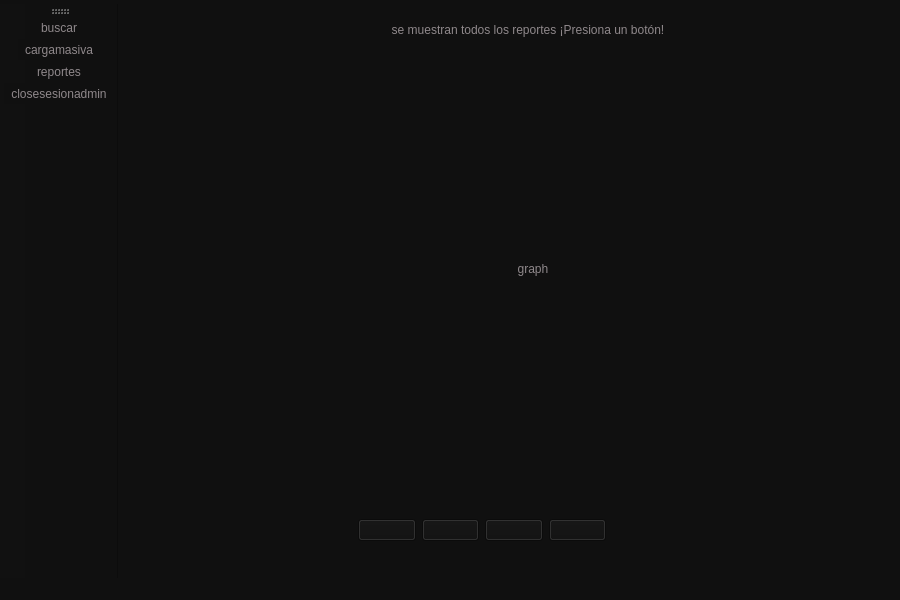
<?xml version="1.0" encoding="UTF-8"?>
<ui version="4.0">
 <class>ProfileAdministrator</class>
 <widget class="QMainWindow" name="ProfileAdministrator">
  <property name="geometry">
   <rect>
    <x>0</x>
    <y>0</y>
    <width>900</width>
    <height>600</height>
   </rect>
  </property>
  <property name="windowTitle">
   <string>MainWindow</string>
  </property>
  <property name="styleSheet">
   <string notr="true">background-color: rgb(16, 16, 16);
color: rgb(143, 136, 139);</string>
  </property>
  <widget class="QWidget" name="centralwidget">
   <widget class="QWidget" name="widget_cargasi" native="true">
    <property name="geometry">
     <rect>
      <x>0</x>
      <y>0</y>
      <width>850</width>
      <height>575</height>
     </rect>
    </property>
    <widget class="QGroupBox" name="groupBox_3">
     <property name="geometry">
      <rect>
       <x>340</x>
       <y>180</y>
       <width>200</width>
       <height>140</height>
      </rect>
     </property>
     <property name="title">
      <string>Solicitudes</string>
     </property>
     <property name="alignment">
      <set>Qt::AlignmentFlag::AlignCenter</set>
     </property>
     <property name="flat">
      <bool>true</bool>
     </property>
     <widget class="QWidget" name="layoutWidget">
      <property name="geometry">
       <rect>
        <x>0</x>
        <y>40</y>
        <width>201</width>
        <height>84</height>
       </rect>
      </property>
      <layout class="QVBoxLayout" name="verticalLayout_2">
       <item>
        <widget class="QLineEdit" name="lineEdit_cargasolicitudes">
         <property name="styleSheet">
          <string notr="true">color: rgb(243, 243, 243);</string>
         </property>
         <property name="inputMask">
          <string notr="true" extracomment="password"/>
         </property>
         <property name="frame">
          <bool>true</bool>
         </property>
         <property name="echoMode">
          <enum>QLineEdit::EchoMode::Normal</enum>
         </property>
         <property name="cursorPosition">
          <number>0</number>
         </property>
         <property name="alignment">
          <set>Qt::AlignmentFlag::AlignCenter</set>
         </property>
        </widget>
       </item>
       <item>
        <widget class="QPushButton" name="pushButton_cargasolicitudes">
         <property name="text">
          <string/>
         </property>
         <property name="icon">
          <iconset resource="images.qrc">
           <normaloff>:/images/images/chat (2) - copia.png</normaloff>:/images/images/chat (2) - copia.png</iconset>
         </property>
         <property name="iconSize">
          <size>
           <width>45</width>
           <height>45</height>
          </size>
         </property>
        </widget>
       </item>
      </layout>
     </widget>
    </widget>
    <widget class="QGroupBox" name="groupBox_2">
     <property name="geometry">
      <rect>
       <x>120</x>
       <y>179</y>
       <width>200</width>
       <height>140</height>
      </rect>
     </property>
     <property name="title">
      <string>Usuarios</string>
     </property>
     <property name="alignment">
      <set>Qt::AlignmentFlag::AlignCenter</set>
     </property>
     <property name="flat">
      <bool>true</bool>
     </property>
     <widget class="QWidget" name="layoutWidget_2">
      <property name="geometry">
       <rect>
        <x>0</x>
        <y>40</y>
        <width>201</width>
        <height>84</height>
       </rect>
      </property>
      <layout class="QVBoxLayout" name="verticalLayout_3">
       <item>
        <widget class="QLineEdit" name="lineEdit_cargausuarios">
         <property name="styleSheet">
          <string notr="true">color: rgb(243, 243, 243);</string>
         </property>
         <property name="inputMask">
          <string notr="true" extracomment="password"/>
         </property>
         <property name="frame">
          <bool>true</bool>
         </property>
         <property name="echoMode">
          <enum>QLineEdit::EchoMode::Normal</enum>
         </property>
         <property name="cursorPosition">
          <number>0</number>
         </property>
         <property name="alignment">
          <set>Qt::AlignmentFlag::AlignCenter</set>
         </property>
        </widget>
       </item>
       <item>
        <widget class="QPushButton" name="pushButton_cargausuarios">
         <property name="text">
          <string/>
         </property>
         <property name="icon">
          <iconset resource="images.qrc">
           <normaloff>:/images/images/usuarios.png</normaloff>:/images/images/usuarios.png</iconset>
         </property>
         <property name="iconSize">
          <size>
           <width>45</width>
           <height>45</height>
          </size>
         </property>
        </widget>
       </item>
      </layout>
     </widget>
    </widget>
    <widget class="QGroupBox" name="groupBox_4">
     <property name="geometry">
      <rect>
       <x>560</x>
       <y>180</y>
       <width>200</width>
       <height>140</height>
      </rect>
     </property>
     <property name="title">
      <string>Publicaciones</string>
     </property>
     <property name="alignment">
      <set>Qt::AlignmentFlag::AlignCenter</set>
     </property>
     <property name="flat">
      <bool>true</bool>
     </property>
     <widget class="QWidget" name="layoutWidget_3">
      <property name="geometry">
       <rect>
        <x>0</x>
        <y>40</y>
        <width>201</width>
        <height>84</height>
       </rect>
      </property>
      <layout class="QVBoxLayout" name="verticalLayout">
       <item>
        <widget class="QLineEdit" name="lineEdit_cargapublicaciones">
         <property name="styleSheet">
          <string notr="true">color: rgb(243, 243, 243);</string>
         </property>
         <property name="inputMask">
          <string notr="true" extracomment="password"/>
         </property>
         <property name="frame">
          <bool>true</bool>
         </property>
         <property name="echoMode">
          <enum>QLineEdit::EchoMode::Normal</enum>
         </property>
         <property name="cursorPosition">
          <number>0</number>
         </property>
         <property name="alignment">
          <set>Qt::AlignmentFlag::AlignCenter</set>
         </property>
        </widget>
       </item>
       <item>
        <widget class="QPushButton" name="pushButton_cargapublicaciones">
         <property name="text">
          <string/>
         </property>
         <property name="icon">
          <iconset resource="images.qrc">
           <normaloff>:/images/images/cuota - copia.png</normaloff>:/images/images/cuota - copia.png</iconset>
         </property>
         <property name="iconSize">
          <size>
           <width>45</width>
           <height>45</height>
          </size>
         </property>
        </widget>
       </item>
      </layout>
     </widget>
    </widget>
   </widget>
   <widget class="QWidget" name="widget_buscarsi" native="true">
    <property name="geometry">
     <rect>
      <x>0</x>
      <y>0</y>
      <width>850</width>
      <height>575</height>
     </rect>
    </property>
    <widget class="QWidget" name="layoutWidget_4">
     <property name="geometry">
      <rect>
       <x>140</x>
       <y>40</y>
       <width>601</width>
       <height>51</height>
      </rect>
     </property>
     <layout class="QHBoxLayout" name="horizontalLayout_13">
      <item>
       <widget class="QLabel" name="label_nameuser_3">
        <property name="text">
         <string>Search for someone</string>
        </property>
       </widget>
      </item>
      <item>
       <widget class="QLineEdit" name="lineEdit_searchemail_admin">
        <property name="contextMenuPolicy">
         <enum>Qt::ContextMenuPolicy::CustomContextMenu</enum>
        </property>
        <property name="styleSheet">
         <string notr="true">color: rgb(243, 243, 243);</string>
        </property>
        <property name="inputMask">
         <string notr="true" extracomment="password"/>
        </property>
        <property name="frame">
         <bool>true</bool>
        </property>
        <property name="echoMode">
         <enum>QLineEdit::EchoMode::Normal</enum>
        </property>
        <property name="cursorPosition">
         <number>0</number>
        </property>
        <property name="alignment">
         <set>Qt::AlignmentFlag::AlignCenter</set>
        </property>
        <property name="placeholderText">
         <string>email@example.com</string>
        </property>
       </widget>
      </item>
      <item>
       <widget class="QPushButton" name="pushButton_searchemail_admin">
        <property name="text">
         <string/>
        </property>
        <property name="icon">
         <iconset resource="images.qrc">
          <normaloff>:/images/images/zoom.png</normaloff>:/images/images/zoom.png</iconset>
        </property>
        <property name="iconSize">
         <size>
          <width>40</width>
          <height>40</height>
         </size>
        </property>
       </widget>
      </item>
     </layout>
    </widget>
    <widget class="QWidget" name="layoutWidget_5">
     <property name="geometry">
      <rect>
       <x>360</x>
       <y>110</y>
       <width>381</width>
       <height>27</height>
      </rect>
     </property>
     <layout class="QHBoxLayout" name="horizontalLayout">
      <item>
       <widget class="QLabel" name="label_order">
        <property name="text">
         <string>Order</string>
        </property>
        <property name="alignment">
         <set>Qt::AlignmentFlag::AlignCenter</set>
        </property>
       </widget>
      </item>
      <item>
       <widget class="QComboBox" name="comboBox_order">
        <item>
         <property name="text">
          <string>PreOrder</string>
         </property>
        </item>
        <item>
         <property name="text">
          <string>PostOrder</string>
         </property>
        </item>
        <item>
         <property name="text">
          <string>InOrder</string>
         </property>
        </item>
       </widget>
      </item>
      <item>
       <widget class="QPushButton" name="pushButton_ordercaseaplicar">
        <property name="styleSheet">
         <string notr="true">color: rgb(88, 87, 74);
background-color: rgb(255, 193, 7);</string>
        </property>
        <property name="text">
         <string>Aplicar</string>
        </property>
        <property name="autoDefault">
         <bool>false</bool>
        </property>
        <property name="default">
         <bool>false</bool>
        </property>
        <property name="flat">
         <bool>false</bool>
        </property>
       </widget>
      </item>
     </layout>
    </widget>
    <widget class="QTableWidget" name="tableWidget_fromsearch_admin">
     <property name="geometry">
      <rect>
       <x>120</x>
       <y>180</y>
       <width>620</width>
       <height>300</height>
      </rect>
     </property>
     <column>
      <property name="text">
       <string>Name</string>
      </property>
     </column>
     <column>
      <property name="text">
       <string>Last Name</string>
      </property>
     </column>
     <column>
      <property name="text">
       <string>Email</string>
      </property>
     </column>
     <column>
      <property name="text">
       <string>Date</string>
      </property>
     </column>
     <column>
      <property name="text">
       <string>Action</string>
      </property>
     </column>
     <column>
      <property name="text">
       <string>Action</string>
      </property>
     </column>
    </widget>
   </widget>
   <widget class="QWidget" name="widget_reportessi" native="true">
    <property name="geometry">
     <rect>
      <x>0</x>
      <y>0</y>
      <width>850</width>
      <height>575</height>
     </rect>
    </property>
    <widget class="QLabel" name="label_tituloimages">
     <property name="geometry">
      <rect>
       <x>210</x>
       <y>16</y>
       <width>400</width>
       <height>20</height>
      </rect>
     </property>
     <property name="text">
      <string>se muestran todos los reportes ¡Presiona un botón!</string>
     </property>
     <property name="alignment">
      <set>Qt::AlignmentFlag::AlignCenter</set>
     </property>
    </widget>
    <widget class="QLabel" name="label_forimages">
     <property name="geometry">
      <rect>
       <x>30</x>
       <y>40</y>
       <width>770</width>
       <height>450</height>
      </rect>
     </property>
     <property name="text">
      <string>graph</string>
     </property>
     <property name="scaledContents">
      <bool>true</bool>
     </property>
     <property name="alignment">
      <set>Qt::AlignmentFlag::AlignCenter</set>
     </property>
    </widget>
    <widget class="QWidget" name="">
     <property name="geometry">
      <rect>
       <x>240</x>
       <y>500</y>
       <width>248</width>
       <height>53</height>
      </rect>
     </property>
     <layout class="QHBoxLayout" name="horizontalLayout_2">
      <item>
       <widget class="QPushButton" name="pushButton_reporte_adyacencia">
        <property name="text">
         <string/>
        </property>
        <property name="icon">
         <iconset resource="images.qrc">
          <normaloff>:/images/images/genarnado.png</normaloff>:/images/images/genarnado.png</iconset>
        </property>
        <property name="iconSize">
         <size>
          <width>45</width>
          <height>45</height>
         </size>
        </property>
       </widget>
      </item>
      <item>
       <widget class="QPushButton" name="pushButton_reporte_grafo">
        <property name="text">
         <string/>
        </property>
        <property name="icon">
         <iconset resource="images.qrc">
          <normaloff>:/images/images/grafico - copia.png</normaloff>:/images/images/grafico - copia.png</iconset>
        </property>
        <property name="iconSize">
         <size>
          <width>45</width>
          <height>45</height>
         </size>
        </property>
       </widget>
      </item>
      <item>
       <widget class="QPushButton" name="pushButton_reporte_blockchain">
        <property name="text">
         <string/>
        </property>
        <property name="icon">
         <iconset resource="images.qrc">
          <normaloff>:/images/images/graphhhh.png</normaloff>:/images/images/graphhhh.png</iconset>
        </property>
        <property name="iconSize">
         <size>
          <width>45</width>
          <height>45</height>
         </size>
        </property>
       </widget>
      </item>
      <item>
       <widget class="QPushButton" name="pushButton_reporte_merkle">
        <property name="text">
         <string/>
        </property>
        <property name="icon">
         <iconset resource="images.qrc">
          <normaloff>:/images/images/macro.png</normaloff>:/images/images/macro.png</iconset>
        </property>
        <property name="iconSize">
         <size>
          <width>45</width>
          <height>45</height>
         </size>
        </property>
       </widget>
      </item>
     </layout>
    </widget>
   </widget>
  </widget>
  <widget class="QMenuBar" name="menubar">
   <property name="enabled">
    <bool>true</bool>
   </property>
   <property name="geometry">
    <rect>
     <x>0</x>
     <y>0</y>
     <width>900</width>
     <height>22</height>
    </rect>
   </property>
   <widget class="QMenu" name="menumenuBar">
    <property name="title">
     <string/>
    </property>
    <addaction name="actionbuscar"/>
    <addaction name="actioncargamasiva"/>
    <addaction name="actionreportes"/>
    <addaction name="actionclosesesionadmin"/>
   </widget>
   <addaction name="menumenuBar"/>
  </widget>
  <widget class="QStatusBar" name="statusbar"/>
  <widget class="QToolBar" name="toolBar">
   <property name="windowTitle">
    <string>toolBar</string>
   </property>
   <property name="iconSize">
    <size>
     <width>50</width>
     <height>50</height>
    </size>
   </property>
   <attribute name="toolBarArea">
    <enum>LeftToolBarArea</enum>
   </attribute>
   <attribute name="toolBarBreak">
    <bool>false</bool>
   </attribute>
   <addaction name="actionbuscar"/>
   <addaction name="actioncargamasiva"/>
   <addaction name="actionreportes"/>
   <addaction name="actionclosesesionadmin"/>
  </widget>
  <action name="actionbuscar">
   <property name="icon">
    <iconset resource="images.qrc">
     <normaloff>:/images/images/zoom.png</normaloff>:/images/images/zoom.png</iconset>
   </property>
   <property name="text">
    <string>buscar</string>
   </property>
  </action>
  <action name="actioncargamasiva">
   <property name="icon">
    <iconset resource="images.qrc">
     <normaloff>:/images/images/agregar-carpeta.png</normaloff>:/images/images/agregar-carpeta.png</iconset>
   </property>
   <property name="text">
    <string>cargamasiva</string>
   </property>
  </action>
  <action name="actionreportes">
   <property name="icon">
    <iconset resource="images.qrc">
     <normaloff>:/images/images/archivo - copia.png</normaloff>:/images/images/archivo - copia.png</iconset>
   </property>
   <property name="text">
    <string>reportes</string>
   </property>
  </action>
  <action name="actionclosesesionadmin">
   <property name="icon">
    <iconset resource="images.qrc">
     <normaloff>:/images/images/luna.png</normaloff>:/images/images/luna.png</iconset>
   </property>
   <property name="text">
    <string>closesesionadmin</string>
   </property>
  </action>
 </widget>
 <resources>
  <include location="images.qrc"/>
 </resources>
 <connections/>
</ui>
